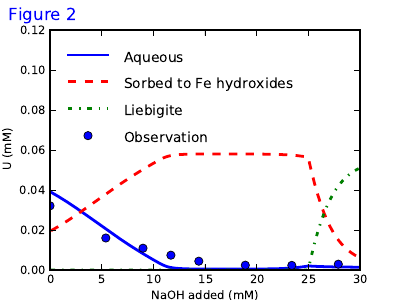

Write Python code to recreate this figure.
from pylab import *

data = loadtxt('data/luowco2.txt')
pre1 = loadtxt('fig2/wco2ax.txt')

naoh = data[:, 0];
ph   = data[:, 1];
u    = data[:, 2];

sc = 1e3;
ph1      = pre1[:, 0];
naoh1    = pre1[:, 1]*sc;
u1       = pre1[:, 2]*sc;

xmax = 30;

plot(naoh1, u1, 'b-', naoh1, pre1[:, 7]*sc, 'r--', naoh1, pre1[:, 5]*sc, 'g-.', naoh, u, 'bo', linewidth=2)
l = legend(('Aqueous', 'Sorbed to Fe hydroxides', 'Liebigite', 'Observation'), numpoints=1, loc=2)
l.draw_frame(False)
t = l.get_texts();
setp(t, fontsize='small');
xlim([0, xmax])
ylim([0, 0.12])
ax = gca()
for tick in ax.yaxis.get_major_ticks():
	tick.label.set_fontsize('x-small')
for tick in ax.xaxis.get_major_ticks():
	tick.label.set_fontsize('x-small')
ylabel('U (mM)', fontsize='x-small');
xlabel('NaOH added (mM)',fontsize='x-small')

text(-4, 0.125, 'Figure 2', fontsize='medium', color='b')

fig = matplotlib.pyplot.gcf()
fig.set_size_inches(4, 3)
savefig('fig2.pdf')
show()
